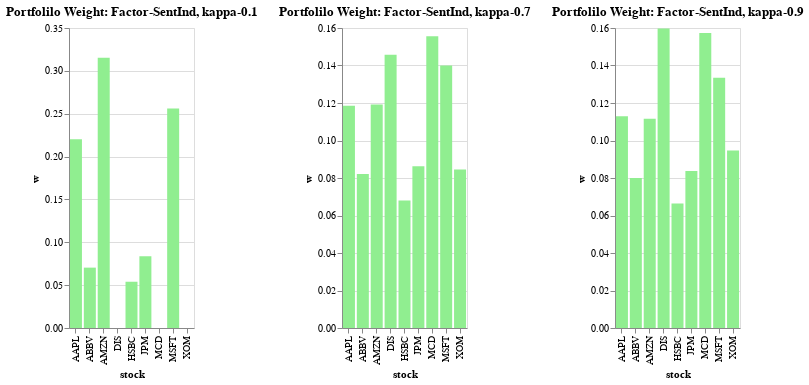

The cell this chart's notebook holds for it:
### Markdown cell above
- Sentiment Indicator

### Code cell
#Sentiment indicator

note_method = 'SentInd'
color = 'lightgreen'
mu = X.mean(axis=0)
Sigma = sentiment_ind(X_trn)
charts = []

for kappa in kappa_vals:
    w_GMRP_robust, chart = portfolioMaxReturnRobustEllipsoid(mu, Sigma, kappa, color, note_method)
    ref = (note_method, kappa)
    dict_track[ref] = w_GMRP_robust
    charts.append(chart)

display(alt.hconcat(*charts))

### Figure 1 — Vega-Lite specification as saved in the notebook (floating-point values rounded to 4 significant figures)
{"config": {"view": {"continuousWidth": 300, "continuousHeight": 300}}, "hconcat": [{"data": {"name": "data-528a1af3514408abd453fd79af8808df"}, "mark": {"type": "bar", "color": "lightgreen", "size": 12}, "encoding": {"x": {"field": "stock", "type": "nominal"}, "y": {"field": "w", "type": "quantitative"}}, "title": "Portfolilo Weight: Factor-SentInd, kappa-0.1", "width": 125}, {"data": {"name": "data-f7d9b0c88761fa63eee5d9047018957b"}, "mark": {"type": "bar", "color": "lightgreen", "size": 12}, "encoding": {"x": {"field": "stock", "type": "nominal"}, "y": {"field": "w", "type": "quantitative"}}, "title": "Portfolilo Weight: Factor-SentInd, kappa-0.7", "width": 125}, {"data": {"name": "data-82c2eccc072f650e775bd55f275d224e"}, "mark": {"type": "bar", "color": "lightgreen", "size": 12}, "encoding": {"x": {"field": "stock", "type": "nominal"}, "y": {"field": "w", "type": "quantitative"}}, "title": "Portfolilo Weight: Factor-SentInd, kappa-0.9", "width": 125}], "$schema": "https://vega.github.io/schema/vega-lite/v5.17.0.json", "datasets": {"data-528a1af3514408abd453fd79af8808df": [{"w": 0.2203, "stock": "AAPL"}, {"w": 0.07044, "stock": "ABBV"}, {"w": 0.3154, "stock": "AMZN"}, {"w": 9.788e-09, "stock": "DIS"}, {"w": 0.05398, "stock": "HSBC"}, {"w": 0.08369, "stock": "JPM"}, {"w": 2.537e-08, "stock": "MCD"}, {"w": 0.2562, "stock": "MSFT"}, {"w": 8.464e-09, "stock": "XOM"}], "data-f7d9b0c88761fa63eee5d9047018957b": [{"w": 0.1185, "stock": "AAPL"}, {"w": 0.08212, "stock": "ABBV"}, {"w": 0.1192, "stock": "AMZN"}, {"w": 0.1458, "stock": "DIS"}, {"w": 0.06801, "stock": "HSBC"}, {"w": 0.08623, "stock": "JPM"}, {"w": 0.1556, "stock": "MCD"}, {"w": 0.14, "stock": "MSFT"}, {"w": 0.08453, "stock": "XOM"}], "data-82c2eccc072f650e775bd55f275d224e": [{"w": 0.1129, "stock": "AAPL"}, {"w": 0.07998, "stock": "ABBV"}, {"w": 0.1116, "stock": "AMZN"}, {"w": 0.1598, "stock": "DIS"}, {"w": 0.06635, "stock": "HSBC"}, {"w": 0.08379, "stock": "JPM"}, {"w": 0.1574, "stock": "MCD"}, {"w": 0.1335, "stock": "MSFT"}, {"w": 0.0947, "stock": "XOM"}]}}
